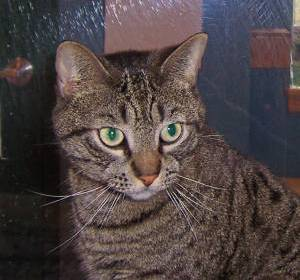
#> input picture 2-OpenCV Basics Implementation Part-1/cat.1.jpg, 300 x 280 px, found by its file name
$ jupyter execute --allow-errors image-similarity.ipynb
#> lines starting #> are read from the running program, lines starting #| are printed output that depends on the picture
<a href="https://www.kaggle.com/code/hosen42/image-similarity?scriptVersionId=121850931" target="_blank"></a>

[cell 1]
# SSIM - > Structral Similer Index Measure
from skimage.metrics import structural_similarity as ssim
import numpy as np
import cv2

[cell 2]
"""
 error = np.sum((image01.astype("float") - image02.astype("float"))**2)
    error = error/float(image01.shape[0] * image02.shape[1])
    return error

"""

[cell 3]
def mean_squred_error(image01, image02):

    """
 error = np.sum((image01.astype("float") - image02.astype("float"))**2)
    error = error/float(image01.shape[0] * image02.shape[1])
    return error

"""

    error = np.sum((image01.astype("float") - image02.astype("float"))**2)
    error = error/float(image01.shape[0] * image02.shape[1])
    return error

def image_comparision(image01, image02):
    m = mean_squred_error(image01, image02)
    s = ssim(image01, image02)
    print("Mean Squared Error is {}\nStructural Similarity Index Measure is: {}".format(m, s))

[cell 4]
image01 = cv2.imread("/kaggle/input/cat-and-dog/training_set/training_set/cats/cat.1.jpg")
#> image01 is the input picture: shape (280, 300, 3); mean B, G, R 68, 68.3, 78.8
image02 = cv2.imread("/kaggle/input/cat-and-dog/training_set/training_set/cats/cat.1.jpg")

[cell 5]
image01 = cv2.cvtColor(image01, cv2.COLOR_BGR2GRAY)
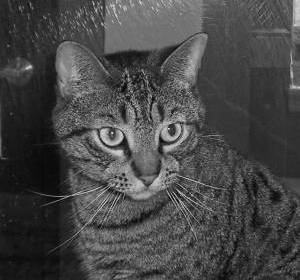
#> image01: shape (280, 300); min 0, max 237, mean 71.4
image02 = cv2.cvtColor(image02, cv2.COLOR_BGR2GRAY)

[cell 6]
image_comparision(image02, image02)
#> in mean_squred_error, `error = np.sum((image01.astype("float") - image02.astype("float"))**2)`: error = 0
#> in image_comparision, `s = ssim(image01, image02)`: s = 1
#| Mean Squared Error is 0.0
#| Structural Similarity Index Measure is: 1.0

[cell 7]
image02.shape
#> Out = (280, 300)

[cell 8]
tuple(np.array(image02.shape[1::-1])/2)
#> Out = (150, 140)

[cell 9]
image_angle = 10
image_center = tuple(np.array(image02.shape[1::-1])/2)
#> image_center = (150, 140)
image_rotation = cv2.getRotationMatrix2D(image_center, image_angle, 1.0)
imageWrap = cv2.warpAffine(image02, image_rotation, image02.shape[1::-1], flags = cv2.INTER_LINEAR)
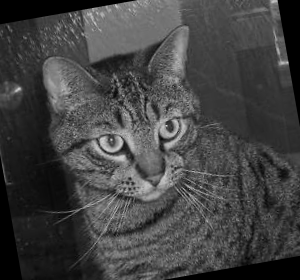
#> imageWrap: shape (280, 300); min 0, max 216, mean 67

[cell 10]
imageWrap[230]
#> Out = 300 values, max 150 at index 104, min 0 at index 0, mean 58.64

[cell 11]
cv2.imwrite("../working/AugmentedImage.jpg",imageWrap)
#> Out = True

[cell 12]
import matplotlib.pyplot as plt
img = plt.imread("../working/AugmentedImage.jpg")
#> img: shape (280, 300); min 0, max 219, mean 67
#> (the rest of this cell did not finish here and is left out)

[cell 13]
img = cv2.imread("../working/AugmentedImage.jpg")
#> img: shape (280, 300, 3); min 0, max 219, mean 67
img2 = cv2.imread("../working/AugmentedImage.jpg")
image01 = cv2.cvtColor(img, cv2.COLOR_BGR2GRAY)
image02 = cv2.cvtColor(img2, cv2.COLOR_BGR2GRAY)
image_comparision(image01, image02)
#| Mean Squared Error is 0.0
#| Structural Similarity Index Measure is: 1.0

[cell 14]
image01 = cv2.blur(image02, (3, 3))
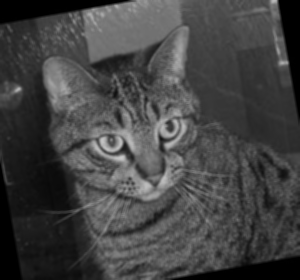
#> image01: shape (280, 300); min 0, max 201, mean 67
image012 = cv2.blur(image02, (7, 7))
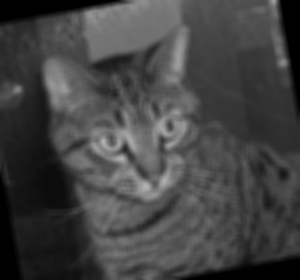
#> image012: shape (280, 300); min 0, max 179, mean 67
image013 = cv2.blur(image02, (9, 9))
image014 = cv2.blur(image02, (11, 11))

plt.imshow(image01)
plt.show()
plt.imshow(image012)
plt.show()
plt.imshow(image013)
plt.show()
plt.imshow(image014)
plt.show()

[cell 15]
image01 = cv2.GaussianBlur(image02, (3, 3), 0)
image012 = cv2.GaussianBlur(image02, (7, 7), 0)
image013 = cv2.GaussianBlur(image02, (9, 9), 0)
image014 = cv2.GaussianBlur(image02, (11, 11), 0)

plt.imshow(image01)
plt.show()
plt.imshow(image012)
plt.show()
plt.imshow(image013)
plt.show()
plt.imshow(image014)
plt.show()

[cell 16]
image01 = cv2.medianBlur(image02, 3)
image012 = cv2.medianBlur(image02, 7)
image013 = cv2.medianBlur(image02, 9)
image014 = cv2.medianBlur(image02, 11)

plt.imshow(image01)
plt.show()
plt.imshow(image012)
plt.show()
plt.imshow(image013)
plt.show()
plt.imshow(image014)
plt.show()
